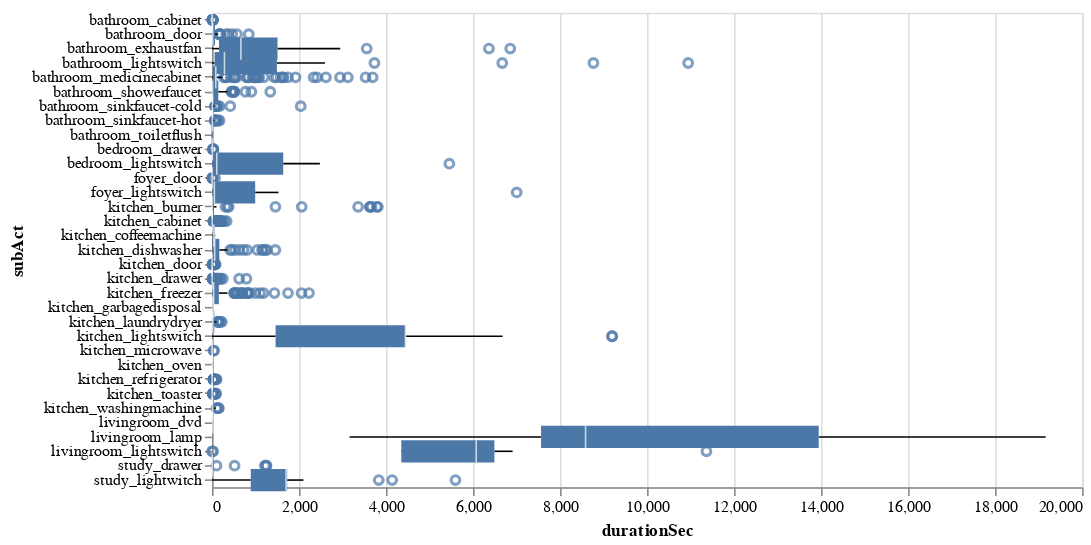

This figure's notebook cell:
### Code cell
alt.Chart(ds).mark_boxplot().encode(
    x = 'durationSec',
    y = 'subAct',
).properties(width = 550).interactive()

### Figure 1 — Vega-Lite specification as saved in the notebook (floating-point values rounded to 4 significant figures; data arrays with more than 128 entries replaced by an {"elided": "..."} marker saying what was removed)
{"$schema": "https://vega.github.io/schema/vega-lite/v3.4.0.json", "config": {"mark": {"tooltip": null}, "view": {"height": 300, "width": 400}}, "data": {"name": "data-d0869907f254f012d29761cc8d2843de"}, "datasets": {"data-d0869907f254f012d29761cc8d2843de": {"elided": "2670 records"}}, "encoding": {"x": {"field": "durationSec", "type": "quantitative"}, "y": {"field": "subAct", "type": "nominal"}}, "mark": "boxplot", "selection": {"selector001": {"bind": "scales", "encodings": ["x", "y"], "type": "interval"}}, "width": 550}
